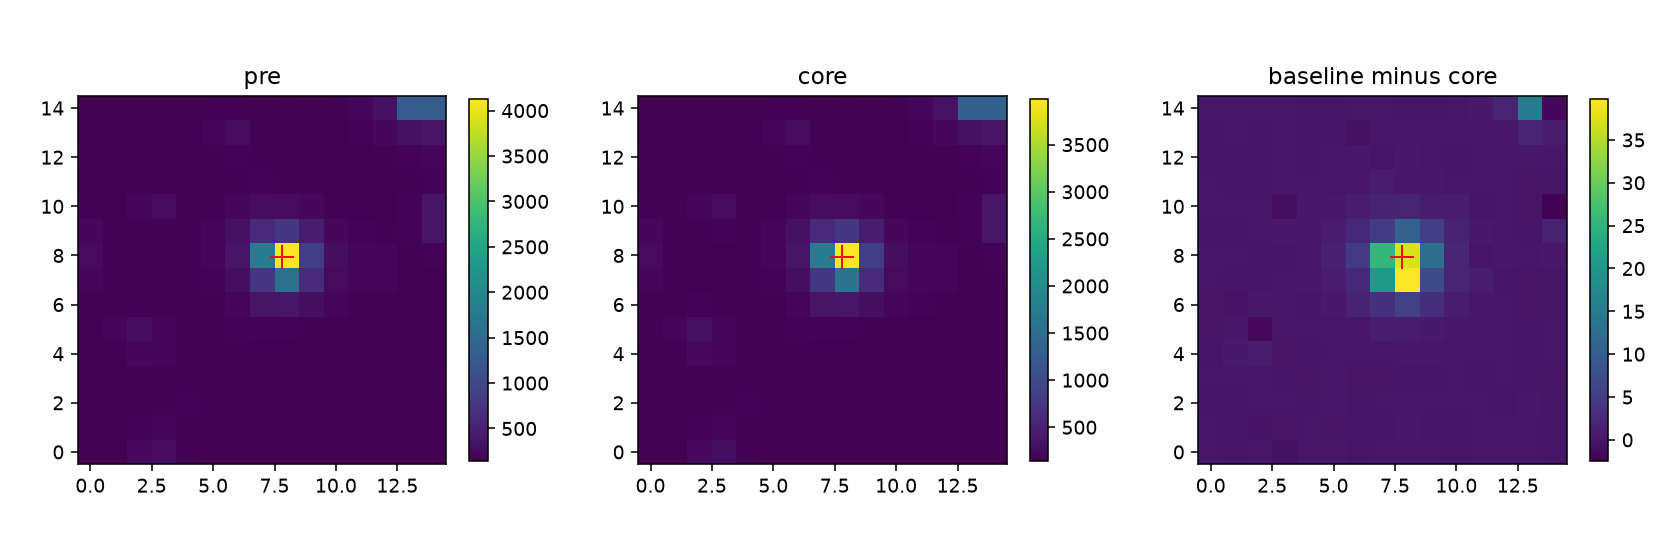

Recreate this plot in Python.
import numpy as np, json, hashlib
from pathlib import Path
from astropy.io import fits
from astropy.wcs import WCS
import matplotlib;matplotlib.use('Agg')
import matplotlib.pyplot as plt
p=next(Path('helper-tesscut').glob('*.fits'));h=fits.open(p,memmap=False);d=h[1].data;t=np.asarray(d['TIME']);f=np.asarray(d['FLUX']);q=np.asarray(d['QUALITY']);w=WCS(h[2].header);x,y=w.world_to_pixel_values(70.71657359926411,7.393721176385869)
good=np.isfinite(t)&(q==0)
def med(a,b):return np.nanmedian(f[good&(t>=a)&(t<=b)],axis=0)
pre=med(4028.10,4028.35);core=med(4028.85,4029.35);post=med(4030.05,4030.30);delta=(pre+post)/2-core
# local sky from outer border; flux itself is background-subtracted pipeline
Y,X=np.indices(delta.shape);mask=((X-x)**2+(Y-y)**2<16); sky=np.nanmedian(delta[~mask]); diff=delta-sky
weights=np.clip(diff,0,None)*mask; cx=(weights*X).sum()/weights.sum();cy=(weights*Y).sum()/weights.sum()
fig,ax=plt.subplots(1,3,figsize=(12,4));
for a,z,title in zip(ax,[pre,core,diff],['pre','core','baseline minus core']):
 im=a.imshow(z,origin='lower');a.plot(x,y,'r+',ms=12);a.set_title(title);fig.colorbar(im,ax=a,shrink=.7)
fig.tight_layout();fig.savefig('helper-pixels.png',dpi=140)
rec={'file':str(p),'sha256':hashlib.sha256(p.read_bytes()).hexdigest(),'target_pixel_xy':[float(x),float(y)],'positive_difference_centroid_xy':[float(cx),float(cy)],'sky_difference':float(sky),'delta_near_target':float(diff[int(np.rint(y)),int(np.rint(x))]),'counts':{str((a,b)):int((good&(t>=a)&(t<=b)).sum()) for a,b in [(4028.10,4028.35),(4028.85,4029.35),(4030.05,4030.30)]},'caveat':'Linear two-sided baseline estimated from pre and post on a strong secular trend; centroid is not unique source attribution.'};Path('helper-pixels.json').write_text(json.dumps(rec,indent=2));print(rec)
